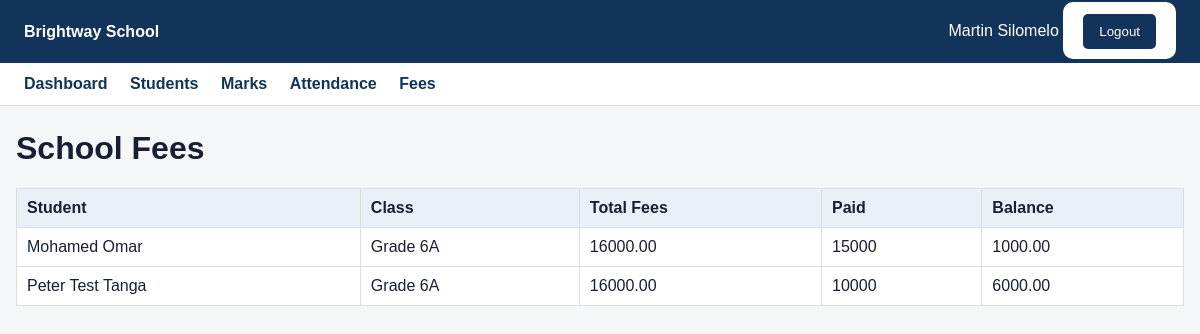
The page /fees/ (signed in) on the database its author committed.
### school/models.py (models this page shows, shortened)
class School(models.Model):
    name = models.CharField(max_length=200)
    address = models.TextField(blank=True)
    phone = models.CharField(max_length=50, blank=True)
    email = models.EmailField(blank=True)
    logo_url = models.URLField(blank=True)
    active = models.BooleanField(default=True)
    created_at = models.DateTimeField(auto_now_add=True)
    class Meta:
        ordering = ["name"]

class FeeAccount(models.Model):
    enrollment = models.OneToOneField(Enrollment, on_delete=models.CASCADE, related_name="fee_account")
    total_fees = models.DecimalField(max_digits=12, decimal_places=2, default=0, validators=[MinValueValidator(0)])
    @property
    def paid(self):
        return self.payments.aggregate(total=models.Sum("amount"))["total"] or Decimal("0")
    @property
    def balance(self):
        return self.total_fees - self.paid

class Enrollment(models.Model):
    student = models.ForeignKey(Student, on_delete=models.CASCADE, related_name="enrollments")
    academic_year = models.ForeignKey(AcademicYear, on_delete=models.CASCADE, related_name="enrollments")
    school_class = models.ForeignKey(SchoolClass, on_delete=models.CASCADE, related_name="enrollments")
    admission_date = models.DateField()
    promoted = models.BooleanField(default=False)
    active = models.BooleanField(default=True)
    class Meta:
        constraints = [
            models.UniqueConstraint(fields=["student", "academic_year"], name="unique_student_year")
        ]

class Student(models.Model):
    school = models.ForeignKey(School, on_delete=models.CASCADE, related_name="students")
    admission_number = models.CharField(max_length=50)
    first_name = models.CharField(max_length=100)
    middle_name = models.CharField(max_length=100, blank=True)
    last_name = models.CharField(max_length=100)
    date_of_birth = models.DateField(null=True, blank=True)
    GENDER = [("M", "Male"), ("F", "Female"), ("O", "Other")]
    gender = models.CharField(max_length=1, choices=GENDER, blank=True)
    parent_one = models.ForeignKey(ParentProfile, null=True, blank=True, on_delete=models.SET_NULL, related_name="children_as_parent_one")
    parent_two = models.ForeignKey(ParentProfile, null=True, blank=True, on_delete=models.SET_NULL, related_name="children_as_parent_two")
    phone = models.CharField(max_length=50, blank=True)
    address = models.TextField(blank=True)
    active = models.BooleanField(default=True)
    class Meta:
        ordering = ["first_name", "last_name"]
        constraints = [
            models.UniqueConstraint(fields=["school", "admission_number"], name="unique_school_admission")
        ]
    @property
    def full_name(self):
        return " ".join(x for x in [self.first_name, self.middle_name, self.last_name] if x).strip()

class SchoolClass(models.Model):
    school = models.ForeignKey(School, on_delete=models.CASCADE, related_name="classes")
    name = models.CharField(max_length=100)
    level = models.PositiveIntegerField(default=0)
    active = models.BooleanField(default=True)
    class Meta:
        ordering = ["level", "name"]
        constraints = [
            models.UniqueConstraint(fields=["school", "name"], name="unique_school_class")
        ]

### school/views.py (the view)
# urls.py: path("fees/", views.fees, name="fees"),
@login_required
def fees(request):
    school = user_school(request.user)
    accounts = FeeAccount.objects.filter(enrollment__student__school=school).select_related(
        "enrollment__student","enrollment__school_class","enrollment__academic_year"
    )
    if hasattr(request.user, "parent_profile"):
        p=request.user.parent_profile
        accounts=accounts.filter(Q(enrollment__student__parent_one=p)|Q(enrollment__student__parent_two=p)).distinct()
    return render(request, "school/fees.html", {"school":school,"accounts":accounts})

### school/views.py (called while the page is built)
def user_school(user):
    if hasattr(user, "teacher_profile"):
        return user.teacher_profile.school
    if hasattr(user, "parent_profile"):
        return user.parent_profile.school
    return School.objects.filter(active=True).first()

### school/templates/school/fees.html
{% extends "school/base.html" %}{% block title %}Fees{% endblock %}
{% block content %}<h1>School Fees</h1><table><tr><th>Student</th><th>Class</th><th>Total Fees</th><th>Paid</th><th>Balance</th></tr>{% for a in accounts %}<tr><td>{{a.enrollment.student.full_name}}</td><td>{{a.enrollment.school_class.name}}</td><td>{{a.total_fees}}</td><td>{{a.paid}}</td><td>{{a.balance}}</td></tr>{% empty %}<tr><td colspan="5">No fee accounts.</td></tr>{% endfor %}</table>{% endblock %}

### school/templates/school/base.html (shortened to what this page needs)
{% load static %}
<!doctype html>
<html>
<head>
<link rel="stylesheet" href="{% static 'school/style.css' %}">
</head>
<body>
<header>
<div><strong>{{ school.name|default:"School Management System" }}</strong></div>
<div>
{% if request.user.is_authenticated %}
<span>{{ request.user.get_full_name|default:request.user.username }}</span>
<form method="post" action="{% url 'logout' %}" style="display:inline;">
{% csrf_token %}<button type="submit">Logout</button>
</form>
{% endif %}
</div>
</header>
{% if request.user.is_authenticated %}
<div class="nav">
<a href="{% url 'dashboard' %}">Dashboard</a>
<a href="{% url 'students' %}">Students</a>
<a href="{% url 'marks' %}">Marks</a>
<a href="{% url 'attendance' %}">Attendance</a>
<a href="{% url 'fees' %}">Fees</a>
</div>
{% endif %}
<div class="container">
{% block content %}{% endblock %}
</div>
</body>
</html>

### school/static/school/style.css (style rules this page uses)
* { box-sizing:border-box }
body { margin:0;font-family:Arial,Helvetica,sans-serif;background:#f4f6f8;color:#172033 }
header { background:#12345b;color:white;padding:14px 24px;display:flex;justify-content:space-between;align-items:center }
.container { max-width:1200px;margin:24px auto;padding:0 16px }
h1,h2 { margin-top:0 }
.nav { background:white;padding:12px 24px;border-bottom:1px solid #ddd }
.nav a { margin-right:18px;text-decoration:none;color:#12345b;font-weight:bold }
table { width:100%;border-collapse:collapse;background:white }
th,td { padding:10px;border:1px solid #ddd;text-align:left }
th { background:#eaf0f7 }
form { background:white;padding:20px;border-radius:10px }
button,.btn { display:inline-block;background:#12345b;color:white;border:0;padding:10px 16px;border-radius:5px;text-decoration:none;cursor:pointer }

### rows shown on the page
School: name "Brightway School"
FeeAccount: enrollment.student.full_name "Mohamed Omar", enrollment.school_class.name "Grade 6A", total_fees "16000.00", paid "15000", balance "1000.00"
FeeAccount: enrollment.student.full_name "Peter Test Tanga", enrollment.school_class.name "Grade 6A", total_fees "16000.00", paid "10000", balance "6000.00"

### other values the page prints
{{ request.user.get_full_name|default:request.user.username }} "Martin Silomelo"
